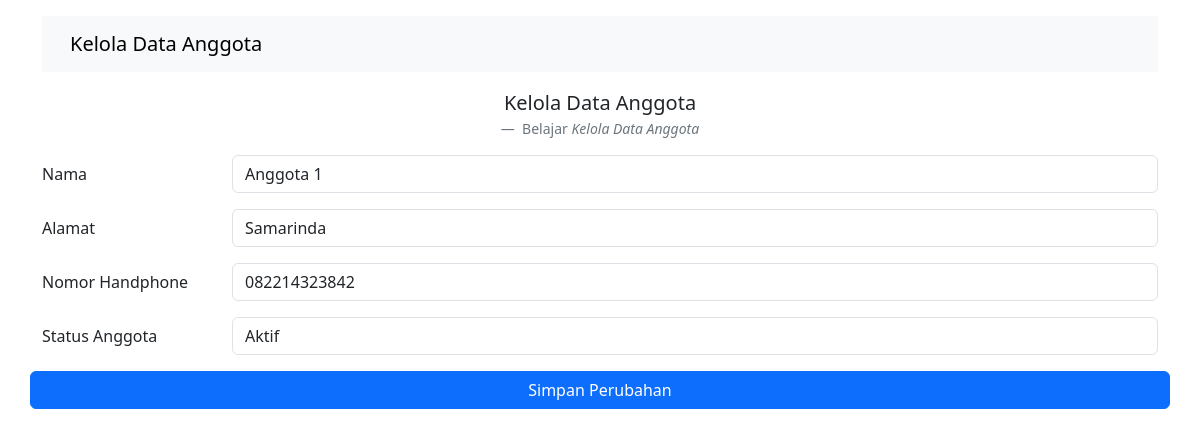
Screenshot of /kelola_anggota.php?edit=2 with the database file from the repository.
### tables this page shows
CREATE TABLE `tb_anggota` (
  `id` int(50) NOT NULL,
  `nama` varchar(50) NOT NULL,
  `alamat` varchar(50) NOT NULL,
  `no_handphone` varchar(50) NOT NULL,
  `status` varchar(50) NOT NULL
);

### kelola_anggota.php (the view, shortened to what this page needs)
<!doctype html>
<?php
include 'koneksi.php';
$nama       = "";
$alamat     = "";
$no_handphone   = "";
$status     = "";
if(isset($_GET['edit'])) {
  $id             = $_GET['edit'];
  $query          = "SELECT * FROM tb_anggota where id = '$id' ";
  $sql            = mysqli_query($connect, $query);
  $data           = mysqli_fetch_array($sql);
  $nama           = $data['nama'];
  $alamat         = $data['alamat'];
  $no_handphone   = $data['no_handphone'];
  $status         = $data['status'];
}
?>
<html lang="en">
  <head>
    <link rel="stylesheet" href="https://cdn.jsdelivr.net/npm/bootstrap@5.3.1/dist/css/bootstrap.rtl.min.css">
  </head>
  <body>
    <div class="container">
            <nav class="navbar bg-body-tertiary mt-3">
                <div class="container-fluid">
                  <a class="navbar-brand">Kelola Data Anggota</a>
                </div>
            </nav>
            <figure class="text-center mt-3">
                <blockquote class="blockquote">
                <p>Kelola Data Anggota</p>
                </blockquote>
                <figcaption class="blockquote-footer">
                Belajar
                <cite title="Source Title">Kelola Data Anggota</cite>
                </figcaption>
            </figure>
            <form action="proses_anggota.php" method="post" enctype="multipart/form-data">
            <div class="mb-3 row">
              <label for="nama" class="col-sm-2 col-form-label">Nama</label>
              <div class="col-sm-10">
                <input type="text" class="form-control" id="nama" name="nama" value="<?php echo $nama; ?>"
                placeholder="Masukkan Nama">
              </div>
            </div>
            <div class="mb-3 row">
              <label for="alamat" class="col-sm-2 col-form-label">Alamat</label>
              <div class="col-sm-10">
                <input type="text" class="form-control" id="alamat" name="alamat" value="<?php echo $alamat; ?>"
                placeholder="Masukkan Alamat">
              </div>
            </div>
            <div class="mb-3 row">
              <label for="no_handphone" class="col-sm-2 col-form-label">Nomor Handphone</label>
              <div class="col-sm-10">
                <input type="text" class="form-control" id="no_handphone" name="no_handphone" value="<?php echo $no_handphone; ?>"
                placeholder="Masukkan Nomor Handphone">
              </div>
            </div>
            <div class="mb-3 row">
              <label for="status" class="col-sm-2 col-form-label">Status Anggota</label>
              <div class="col-sm-10">
                <select name="status" id="status" class="form-control" value="<?php echo $status; ?> ">
                  <option value="aktif" <?php if($status == "aktif") echo "selected"; ?>>Aktif</option>
                </select>
              </div>
            </div>
            <div class="mb-3 row">
              <?php
              if(isset($_GET['edit'])) {
                echo "<button type='submit' class='btn btn-primary' name='btnProses' value='edit'>
                Simpan Perubahan</button>";
              }else {
                echo "<button type='submit' class='btn btn-primary' name='btnProses' value='tambah'>Tambah Data</button>";
              }
              ?>
            </div>
            </form>
    </div>
  </body>
</html>

### rows the page displays
tb_anggota: nama "Anggota 1", alamat "Samarinda", no_handphone "082214323842", status "Aktif"
